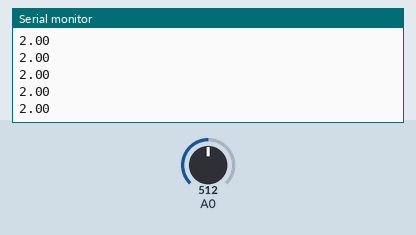
This sketch was run on a simulated Arduino Uno, built with avr-gcc and run on an emulated ATmega328P. Shown: the last lines printed to the serial monitor. The test bench sets the inputs (shaded band); at power-on: A0 = 512.

Above: at 1.2 s.
1.3 s: A0 set to 716
At 2.0 s:
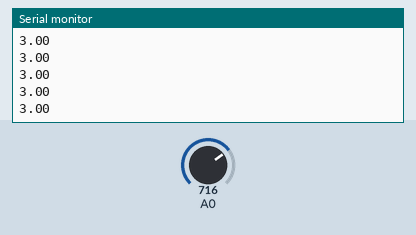
2.8 s: A0 set to 900
At 3.6 s:
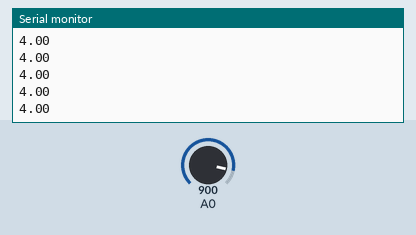
Timing chart, 0 to 5.8 s (numbered marks = the images above; inputs shaded):
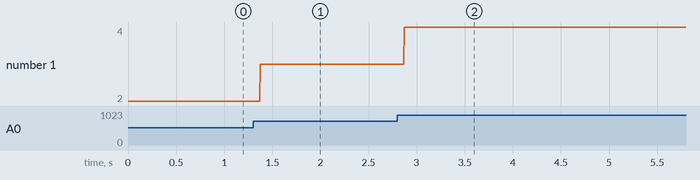

Measured:
- after the input at 1.3 s, the serial monitor: prints a new line after 0.07 s (image 1)
- after the input at 2.8 s, the serial monitor: prints a new line after 0.07 s (image 2)
- plotted number 1: 2 → 3 after the input at 1.3 s, 3 → 4 after the input at 2.8 s

The sketch:

potensio.ino
```cpp
void setup() {
  // put your setup code here, to run once:
Serial.begin(9600);
}

void loop() {
  // put your main code here, to run repeatedly:
int nilai_sensor = analogRead(A0);
//Serial.println(nilai_sensor);
float tegangan = nilai_sensor*5/1023;
Serial.println(tegangan);
}
```
